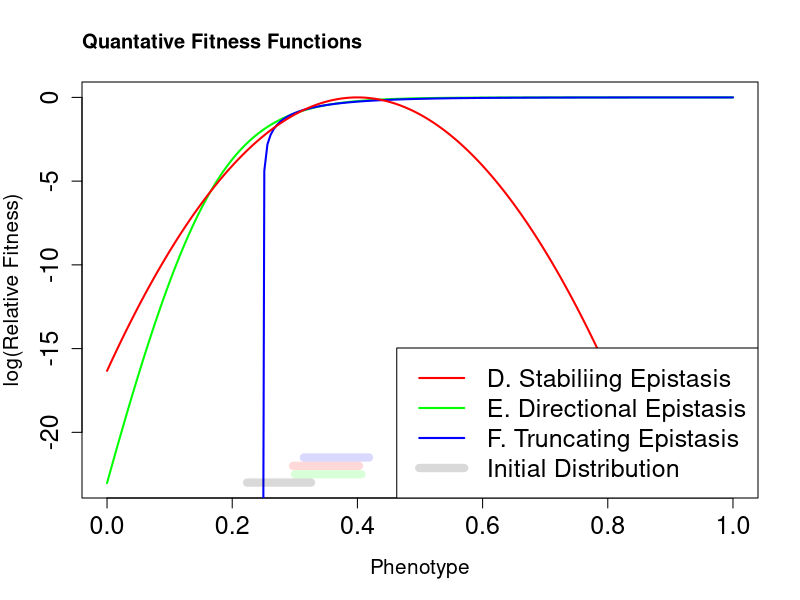
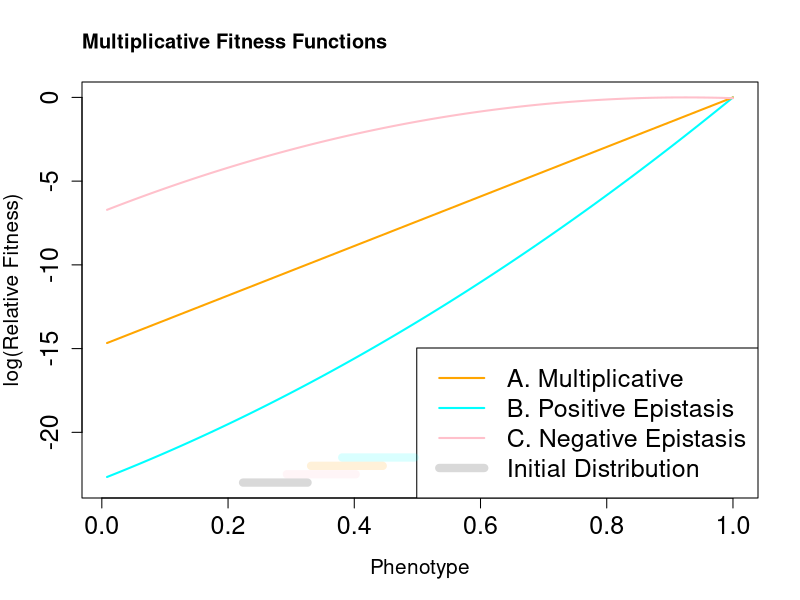

Here is the R script that generated these plots, in order:
################
## Quantative ##
################
x <- seq(from = 0, to = 1, length.out = 200)

fmin = 0
fmax = 1
b <- -0.3
s <- 0.1
r <- -15
DirectionalEpistasis = fmin + ((fmax - fmin) / ((1 + s * exp(r *(x + b))) ^(1/s)));


a <- 10
b <- -0.25
tmp = fmin + (fmax - fmin) * (1 - 1 / exp(a * (x + b)));
tmp[tmp < 0.0] = 1e-30;
TruncatingEpistasis = tmp;

mu <- 0.4
std <- 0.07
StabilizingEpistasis = exp(-0.5 * ((x - mu)^2 / std ^ 2));


plot(x = x, y = log(DirectionalEpistasis), type = "l", col = "green", 
     xlab = "Phenotype", ylab = "log(Relative Fitness)", lwd = 2,
     ylim = c(-23,0), cex.lab = 1.25, cex.axis = 1.5)
lines(x = x, y = log(TruncatingEpistasis), col = "blue", lwd = 2)
lines(x = x, y = log(StabilizingEpistasis), col = "red", lwd = 2)
title("Quantative Fitness Functions", adj = 0)
legend("bottomright", legend = c("D. Stabiliing Epistasis","E. Directional Epistasis", "F. Truncating Epistasis", "Initial Distribution"), 
       col = c("red", "green", "Blue", rgb(0,0,0,0.15)), lwd = c(2,2,2,8),
       bg = "white", cex = 1.5)

ci <- seq(from = 0.223786, to = 0.325956, length.out = 3)
y <- rep(-23, times = length(ci))
lines(x=ci, y = y, lwd = 8, col = rgb(0,0,0,0.15))

ci <- seq(from = 0.300193, to = 0.406439, length.out = 3)
y <- rep(-22.5, times = length(ci))
lines(x = ci, y = y, lwd = 8, col = rgb(0,1,0,0.15))

ci <- seq(from = 0.297201, to = 0.402461, length.out = 3)
y <- rep(-22, times = length(ci))
lines(x = ci, y = y, lwd = 8, col = rgb(1,0,0,0.15))

ci <- seq(from = 0.314602, to = 0.418423, length.out = 3)
y <- rep(-21.5, times = length(ci))
lines(x = ci, y = y, lwd = 8, col = rgb(0,0,1,0.15))

####################
## Multiplicative ##
####################
nmuts <- 1:121
x <- nmuts / 121


positive <- 1.13^(nmuts) * exp(8 * x^2)
multiplicative <- 1.13^nmuts
negative <- 1.13^(nmuts) * exp(-8 * x^2)
lb <- min(positive, negative, multiplicative)
ub <- max(positive, negative, multiplicative)

positive <- positive / max(positive)
multiplicative <- multiplicative / max(multiplicative)
negative <- negative / max(negative)


plot(x = x, y = log(positive), col = "cyan", type = "l" , xlab = "Phenotype",
     ylab = "log(Relative Fitness)", lwd = 2, ylim = c(-23,0), cex.lab = 1.25, cex.axis = 1.5)
lines(x = x, y = log(multiplicative), col = 'orange', lwd = 2)
lines(x = x, y = log(negative), col = 'pink', lwd = 2)
title("Multiplicative Fitness Functions", adj = 0)
legend("bottomright", legend = c("A. Multiplicative", "B. Positive Epistasis", "C. Negative Epistasis", "Initial Distribution"), 
       col = c("orange", "cyan", "pink", rgb(0,0,0,0.15)), lwd = c(2,2,2,8),
       bg = "white", cex = 1.5)

ci <- seq(from = 0.223786, to = 0.325956, length.out = 3)
y <- rep(-23, times = length(ci))
lines(x=ci, y = y, lwd = 8, col = rgb(0,0,0,0.15))

ci <- seq(from = 0.380902, to = 0.495603, length.out = 3)
y <- rep(-21.5, times = length(ci))
lines(x=ci, y = y, lwd = 8, col = rgb(0,1,1,0.15))

ci <- seq(from = 0.331542, to = 0.445071, length.out = 3)
y <- rep(-22, times = length(ci))
lines(x=ci, y = y, lwd = 8, col = rgb(1, .647, 0,0.15))

ci <- seq(from = 0.29318, to = 0.402245, length.out = 3)
y <- rep(-22.5, times = length(ci))
lines(x=ci, y = y, lwd = 8, col = rgb(1, .753, .796,0.15))

